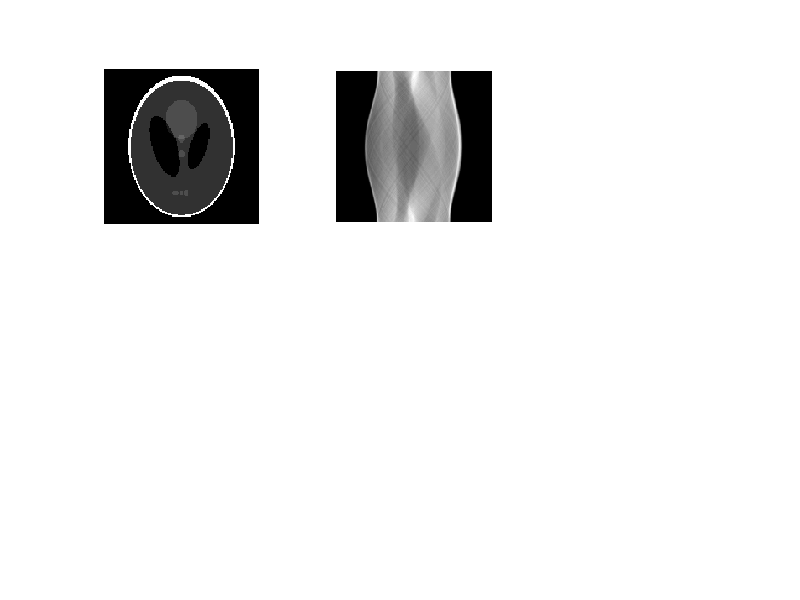

This chart was generated by the following MATLAB code: (Note: this script raises an error after producing the figure.)
clear; close all;

xd = 128; %x and y dimension of phantom

figure(1);
true_object = abs(phantom(xd));

subplot(2,3,1), imshow(true_object, [0 max(true_object(:))]);

azi_angles = 1:1:180;

meas_data = radon(true_object);

subplot(2,3,2), imshow(meas_data', [0 max(meas_data(:))]);

rec = ones(size(true_object)); %initial reconstructed image

sinogram_ones = ones(size(meas_data));

sens = iradon(sinogram_ones,azi_angles, 'none', xd);

subplot(2,3,4), imshow(rec, [0 max(rec(:))]);
pause

for it = 1:20
    
    fp = radon(rec, azi_angles);
    subplot(2,3,5), imshow(fp', [0 max(fp(:))]);

    ratio = meas_data ./ (fp + 0.0001);
    subplot(2,3,3), imshow(ratio', [0 max(ratio(:))]);
    bp_ratio = iradon(ratio,azi_angles, 'none', xd);

    subplot(2,3,6), imshow(bp_ratio, [0 max(bp_ratio(:))]);

    rec = rec .* bp_ratio ./sens;

    pause

    subplot(2,3,4), imshow(rec, [0 max(rec(:))]);


end
